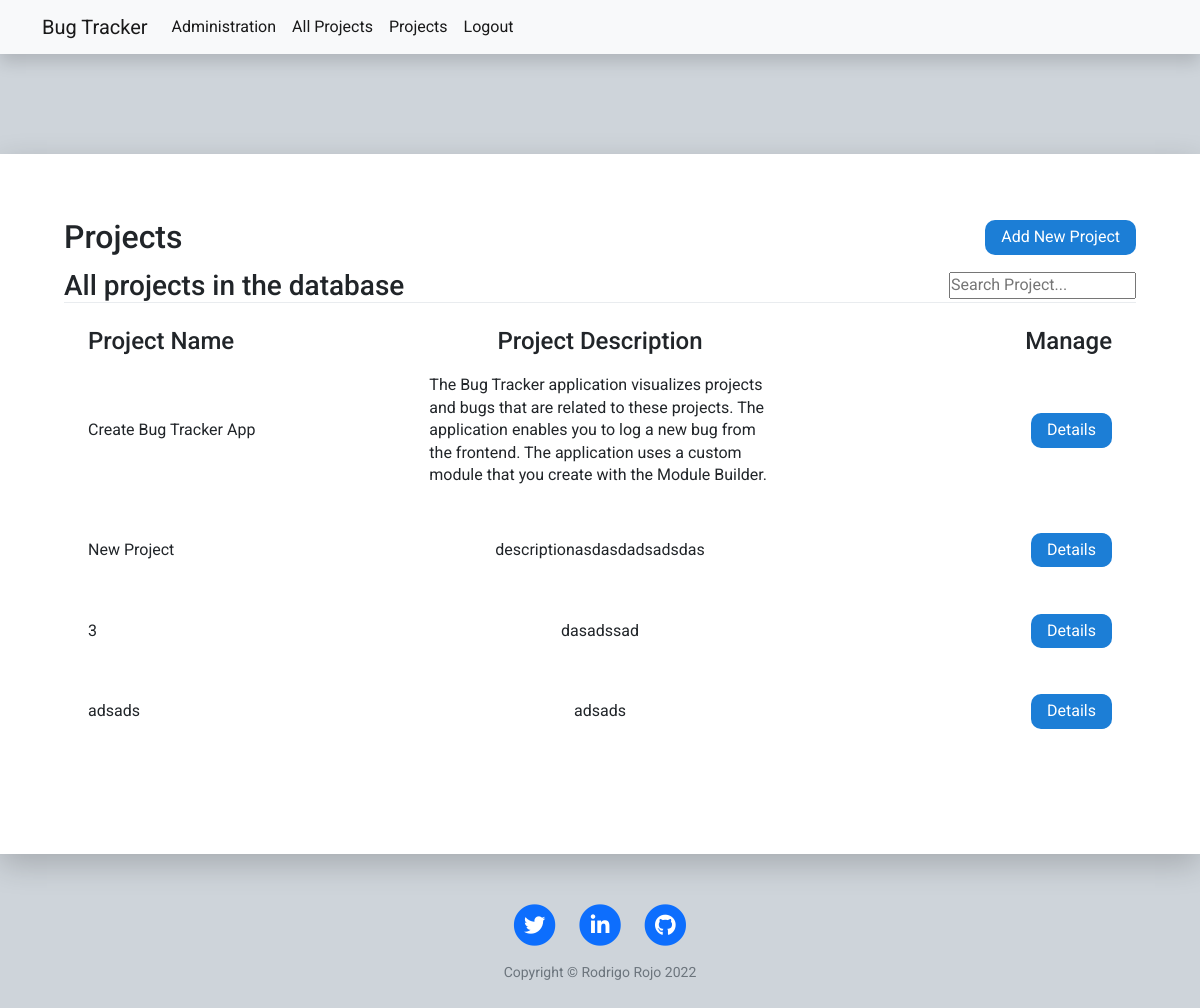
The page /all_projects (signed in) on the database its author committed.
### tables this page shows
CREATE TABLE project(id integer PRIMARY KEY,name VARCHAR(100),description VARCHAR(250),author VARCHAR(100));

### main.py (the view)
@app.route("/all_projects", methods=["POST", "GET"])
@login_required
def all_projects():
    if current_user.role == "Admin" or current_user.role == "Project Manager":
        projects = database.get_all_projects()
        return render_template("all_projects.html", projects=projects, year=year)

### database.py (called while the page is built)
def get_all_projects():
    conn = sqlite3.connect(database="bug_tracker.db")
    cur = conn.cursor()
    sql = ''' SELECT * from project; '''
    cur.execute(sql)
    data = cur.fetchall()
    conn.close()
    return data

### main.py (called while the page is built)
@login_manager.user_loader
def load_user(user_id):
    return User.query.get(user_id)

### templates/all_projects.html (shortened to what this page needs)
{% include "header.html" %}
{% if current_user.role == "Project Manager" or current_user.role == "Admin" %}
<div class="projects flex">
    <div class="project-title grid">
            <h2>Projects</h2>
            <button class="add-project-btn last-item sm-screen-hide" data-toggle="modal" data-target="#exampleModalCenter">Add New Project</button>
            <h3>All projects in the database</h4>
            <input class="last-item" type="text" id="mySearch" onkeyup="myFunction()" placeholder="Search Project..."
                        title="Type in a category">
    </div>
    <div id="myMenu" class="dashboard grid">
        <div class="project-description grid">
            <h4>Project Name</h4>
            <h4 class="second-item">Project Description</h4>
            <h4 class="last-item">Manage</h4>
        </div>
        <div class="project-data-container scroll grid">
            {% for project in projects %}
            <span class="project-data grid ">
                <p class="projectName"><label class="small-screen-label">Project Name:</label>{{project[1]}}</p>
                <p class="projectDescription second-item"><label class="small-screen-label">Project Description:</label>{{project[2]}}</p>
                <div class="project-links last-item">
                    <a class="project-details-a" href="{{url_for('project', id=project[0]) }}">Details</a>
                </div>
            </span>
            <br>
            {% endfor %}
        </div>
    </div>
</div>
{% endif %}
{% include "footer.html" %}

### static/css/style.css (style rules this page uses)
* { margin: 0; padding: 0; box-sizing: border-box; }
a { text-decoration: None; }
h2, h3 { margin-bottom: 0; }
body { font-family: 'Roboto', sans-serif; line-height: 1.4; background-color: #ced4da; }
.scroll { overflow-y: auto; }
.flex { display: flex; }
.grid { display: grid; row-gap: 12px; }
.projects { background-color: white; width: 1200px; height: 700px; margin: auto; padding: 64px; flex-direction: column; gap: 32px; box-shadow: 0 10px 30px rgba(0, 0, 0, 0.20); }
.project-title { grid-template-columns: 1fr 1fr; align-items: center; }
.add-project-btn { padding: 6px 16px; color: white; background-color: #1c7ed6; border: none; border-radius: 10px; cursor: pointer; font-size: 16px; }
.project-details-a:link, .project-details-a:visited, .ticket-link:link, .ticket-link:visited { display: block; color: white; background-color: #1c7ed6; text-decoration: none; border: none; padding: 6px 16px; border-radius: 10px; }
.second-item { justify-self: center; }
.last-item { justify-self: end; }
.dashboard { grid-template-rows: 35px; grid-auto-rows: minmax(35px, 400px); border-top: 1px solid #e9ecef; padding: 24px; }
.project-data-container { grid-auto-rows: minmax(35, auto); }
.project-description, .project-data { grid-template-columns: 1fr 1fr 1fr; align-items: center; }
p { margin-bottom: 0; }
@media (max-width:1660px) { .flex { display: block; } }

### rows shown on the page
project: name "Create Bug Tracker App", description "The Bug Tracker application visualizes projects and bugs that are related to these projects. The application enables you to log a new bug from the frontend. The application uses a custom module that you create with the Module Builder."
project: name "New Project", description "descriptionasdasdadsadsdas"
project: name "3", description "dasadssad"
project: name "adsads", description "adsads"

### other values the page prints
{{ year }} "2022"
